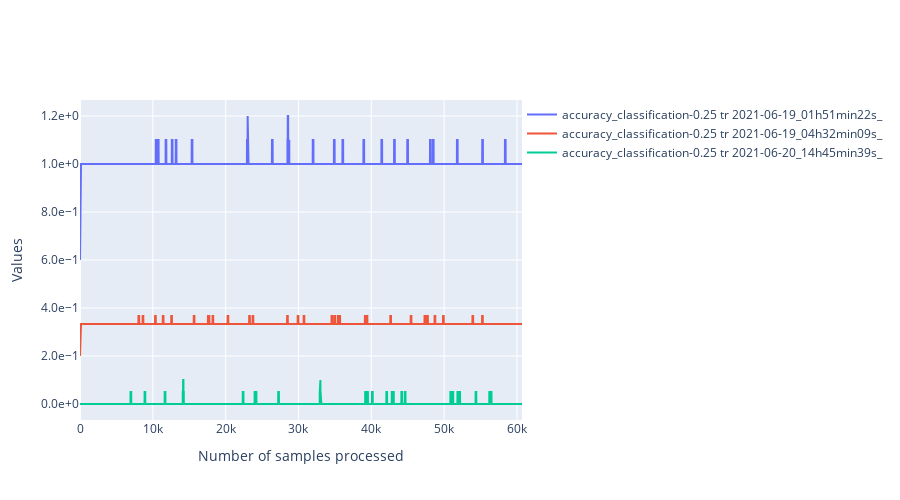

Source (notebook cell):
### Code cell
import ipywidgets as widgets
class PersoToggleButton(widgets.ToggleButton):
    def __init__(self,name=None,*args,**kargs):
        super(PersoToggleButton, self).__init__(*args,**kargs)
        self.name = name

compute_width = lambda value:f"{max(len(str(value)) * 12, 60) + 20}px"
list_vertical_widgets = []
dico_changing_widgets_metadata = {}
list_changing_widgets_metrics = []
list_changing_widgets_tr_valid = []
# Widgets for the metadata ------------------------------------------------------------------
label_metadata_filter = "Metadata"
llocalvertwidgets = []
dico_changing_widgets_reorganized = {"metadata":{},"metrics":{},"mode":{}}
for metadata_name in df.columns:

    if metadata_name == "folder_id":
        continue
    possible_values = df[metadata_name].unique()
    label = widgets.Label(metadata_name)
    dico_changing_widgets_reorganized["metadata"][metadata_name] = {str(value):PersoToggleButton(
        value=True,
        description=str(value),
        disabled=False,
        button_style='', # 'success', 'info', 'warning', 'danger' or ''
        tooltip='',
        icon='check',
        layout = widgets.Layout(width = compute_width(value), margin='0px 0px 0px 0px'),
        name="metadata|"+metadata_name
    ) for value in possible_values}

    possibilities = list(dico_changing_widgets_reorganized["metadata"][metadata_name].values())
    dico_changing_widgets_metadata[metadata_name] = possibilities
    box = widgets.HBox(layout=widgets.Layout(width='100%',display='inline-flex',flex_flow='row wrap'),width='100%')
    box.overflow_x = 'auto'
    box.children = [label]+possibilities
    llocalvertwidgets.append(box)

box = widgets.VBox(width='100%')
box.children = llocalvertwidgets
list_vertical_widgets.append(box)
# Widgets to select metrics ---------------------------------------------------------------
label_metrics_filter = "Metrics"
dico_changing_widgets_reorganized["metrics"] = {str(metric_name):PersoToggleButton(
        value=True,
        description=metric_name,
        disabled=False,
        button_style='', # 'success', 'info', 'warning', 'danger' or ''
        tooltip='',
        icon='check',
        layout = widgets.Layout(width = compute_width(metric_name), margin='0px 0px 0px 0px'),
        name="metrics"
    )
    for metric_name in available_metrics}
possibilities = list(dico_changing_widgets_reorganized["metrics"].values())
list_changing_widgets_metrics = possibilities
box = widgets.HBox(layout=widgets.Layout(width='100%',display='inline-flex',flex_flow='row wrap'),width='100%')
box.overflow_x = 'auto'
box.children = possibilities
list_vertical_widgets.append(box)

# widgets to select tr or valid ----------------------------------------------------------
label_tr_valid_filter = "Mode_of_training"
possibilities = [PersoToggleButton(
        value=True,
        description=mode,
        disabled=False,
        button_style='', # 'success', 'info', 'warning', 'danger' or ''
        tooltip='',
        icon='check',
        layout = widgets.Layout(width = compute_width(mode), margin='0px 0px 0px 0px'),
        name="mode"
    )
    for mode in ["tr","valid"]]
list_changing_widgets_tr_valid = possibilities
box = widgets.HBox(layout=widgets.Layout(width='100%',display='inline-flex',flex_flow='row wrap'),width='100%')
box.overflow_x = 'auto'
box.children = possibilities
list_vertical_widgets.append(box)

titles = ["Metadata", "Metrics","Mode_of_training"]
l = []
for item,title in zip(list_vertical_widgets,titles):
    accordion = widgets.Accordion(children=[item],titles=(title,))
    accordion.set_title(0,title)
    accordion.selected_index = 0
    l.append(accordion)
# widget for moving average
moving_average = widgets.IntText(
    value=100,
    description='mean_window',
    disabled=False
)
# widget to toggle log scale for the y axis
y_log_scale = widgets.ToggleButton(
        value=True,
        description="logy",
        disabled=False,
        button_style='', # 'success', 'info', 'warning', 'danger' or ''
        tooltip='',
        icon='check',
        layout = widgets.Layout(width = compute_width("logy"), margin='0px 0px 0px 0px')
    )

global_box = widgets.VBox(l+[moving_average,y_log_scale])

# Handlers --------------------------------------------------------------------------------------
from IPython.display import display,clear_output
import plotly.graph_objects as go
import main.src.analysis.tools as tls
def filter_metadata():
    global states
    global query
    # Extract informations from widgets to build a query for the dataframe
    list_sub_requests_1 = []
    for metadata_name,dico_metadata in states["metadata"].items():
        list_sub_requests_2 = []
        for name,state in dico_metadata.items():
            if state is True:
                type_data = type(df[metadata_name][0])
                if type_data is str:
                    name = f"\"{name}\""
                list_sub_requests_2.append(f"({metadata_name} == {name})")
        if len(list_sub_requests_2) > 0:
            poss = r" or ".join(list_sub_requests_2)
            list_sub_requests_1.append(f"({poss})")
    filtered_dataframe = df
    if len(list_sub_requests_1) > 0:
        query = r" or ".join(list_sub_requests_1)
        print(query)
        # Apply the query to the dataframe
        filtered_dataframe = df.query(query)
    list_runs = filtered_dataframe["folder_id"].unique()
    return list_runs,filtered_dataframe
def filter_metrics(runs):
    global states
    new_dico = {}
    for f,dico in dico_metrics.items():
        if f not in runs:
            continue
        new_dico[f] = {}
        for metric_name,list_values in dico.items():
            if states["metrics"][metric_name] is True:
                new_dico[f][metric_name] = list_values
    return new_dico
def actualize_available_possibilities(dico_vals,filtered_dataframe):
    global states, dico_changing_widgets_metadata
    for column in filtered_dataframe.columns[1:]:
        values_available = filtered_dataframe[column].unique()
        for value in df[column].unique():
            w = dico_changing_widgets_reorganized["metadata"][column][str(value)]
            if value not in values_available:
                w.disabled = True
            else:
                w.disabled = False
def plot(dico_vals,filtered_dataframe):
    global states
    import numpy as np
    list_scatters = []
    import matplotlib.pyplot as plt
    plt.clf()
    for run,dico_metrics in dico_vals.items():
        line_dataframe = filtered_dataframe[filtered_dataframe["folder_id"] == run]
        batch_size_tr = line_dataframe["tr_batch_size"].values[0]
        batch_size_valid = line_dataframe["valid_batch_size"].values[0]
        for metric_name,metric_values in dico_metrics.items():
            if metric_name == "loss":
                metric_name = "loss_"+filtered_dataframe[filtered_dataframe["folder_id"] == run]["loss"].values[0]
                access_name = "_loss"
            else:
                access_name = "_values"
            global states
            for mode,state in states["mode"].items():
                if state is False:
                    continue
                batch_size = batch_size_tr if mode == "tr" else batch_size_valid
                window = int(moving_average.value/batch_size)
                if "loss" in metric_name:
                    access_name1 = "attr_"+mode+access_name
                else:
                    access_name1 = mode + access_name
                v = np.array(tls.moving_mean(np.array(metric_values[access_name1]),window=window))
                x = np.arange(0,v.shape[0]) * batch_size
                x = pd.Series(x)
                v = pd.Series(v)
                graph = go.Scatter(x=x,y=v,mode='lines',name=f"{metric_name} {mode} {run}",
                                   hovertemplate='Sample n°: %{x}'+f'<br>{metric_name} {mode}<br>{run}:'+' %{y}')
                list_scatters.append(graph)
    fig = go.Figure(
        data=list_scatters,
        layout=go.Layout(
            title=go.layout.Title(text=""),
            xaxis_title="Number of samples processed",
            yaxis_title="Values",
            legend=dict(
                orientation="h",
                y=1,
                x=1
            ),
            yaxis={'tickformat':'.1e',},
            width=900,
            height = 500
        ),
    )
    if states["others"]["logy"] is True:
        fig.update_yaxes(type="log")
    clear_output()
    display(global_box)
    fig.show()
states = {"others":{"mean_window":moving_average.value,"logy":False},
          "mode":{"tr":False,"valid":False},
          "metrics":{k:False for k in available_metrics},
          "metadata":{k:{
              str(k1):False for k1 in df[k].unique()
          } for k in df.columns}
          }
def handler(v):
    print(v)
    global query
    if v["name"] == "disabled":
        return
    global states
    try:
        name = "others"
        try:
            name = v["owner"].name
        except:
            pass
        name = name.split("|")
        print(name)
        try:
            new_val = not(v["new"]["value"])
        except:
            new_val = not(v["new"])
    except Exception as e:
        print(e)
        print(v)
        return
    print(v,name)
    if len(name) == 2:
        states[name[0]][name[1]][v["owner"].description] = not(states[name[0]][name[1]][v["owner"].description])
    else:
        states[name[0]][v["owner"].description] = not(states[name[0]][v["owner"].description])
    runs,filtered_dataframe = filter_metadata()
    dico_vals = filter_metrics(runs)
    plot(dico_vals,filtered_dataframe)
    actualize_available_possibilities(dico_vals,filtered_dataframe)
    print(states["mode"])

for name,liste_w in dico_changing_widgets_metadata.items():
    for w in liste_w:
        w.observe(handler)
for w in list_changing_widgets_metrics:
    w.observe(handler)
list_changing_widgets_metrics[-1].value = True
for w in list_changing_widgets_tr_valid:
    w.observe(handler)
for w in [moving_average,y_log_scale]:
    w.observe(handler)
global_box

### Figure 1 — Plotly figure (JSON) as saved in the notebook; plotly's stock layout.template omitted (floating-point values rounded to 4 significant figures; data arrays with more than 128 entries replaced by an {"elided": "..."} marker saying what was removed)
{"data": [{"hovertemplate": "Sample n°: %{x}<br>accuracy_classification-0.25 tr<br>2021-06-19_01h51min22s_: %{y}", "mode": "lines", "name": "accuracy_classification-0.25 tr 2021-06-19_01h51min22s_", "type": "scatter", "x": {"elided": "6070 int values"}, "y": {"elided": "6070 float values"}}, {"hovertemplate": "Sample n°: %{x}<br>accuracy_classification-0.25 tr<br>2021-06-19_04h32min09s_: %{y}", "mode": "lines", "name": "accuracy_classification-0.25 tr 2021-06-19_04h32min09s_", "type": "scatter", "x": {"elided": "6070 int values"}, "y": {"elided": "6070 float values"}}, {"hovertemplate": "Sample n°: %{x}<br>accuracy_classification-0.25 tr<br>2021-06-20_14h45min39s_: %{y}", "mode": "lines", "name": "accuracy_classification-0.25 tr 2021-06-20_14h45min39s_", "type": "scatter", "x": {"elided": "6070 int values"}, "y": {"elided": "6070 float values"}}], "layout": {"height": 500, "legend": {"orientation": "h", "x": 1, "y": 1}, "title": {"text": ""}, "width": 900, "xaxis": {"title": {"text": "Number of samples processed"}}, "yaxis": {"tickformat": ".1e", "title": {"text": "Values"}}}}
